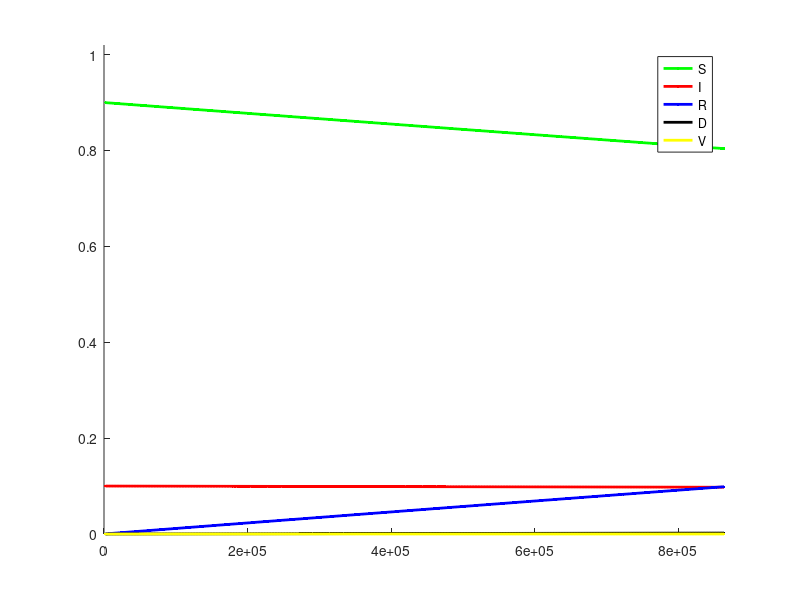

Here is the MATLAB script that generated this plot:
day      = 60*60*24; % Day length (s).
tmax     = day * 10; % Duration of the simulation (s).
clockmax = 400 ;% Number of time steps.
dt = tmax/clockmax ;% Calculates the duration of each time step.


%% 2.5 births per death --> 1/2.5 deaths per birth 
a           = 100/day;             % infectivity 
b           = 0.1/day;             % recovery rate 
betaHealth  = .001/day;     % birthrate for healthy
betaInf     = betaHealth* (1/4)  ;% birthrate for ill 
deltaHealth = 1/2.5 * betaHealth; 
deltaInf    = deltaHealth* (5);      % death rate for infected individuals 
rv          = .00/day;

%% Note that betaInf < betaHealth | deltaInf > deltaHealth | 
% ... betaHealth > deltaHealth | deltaInf > betaInf

N = 1000    ;% Total population
I = 100     ;% Infected
S = N - I   ;% Susceptible 
R = 0       ;% Recovered
D = 0       ;% Deceased
V = 0       ;% Vaccinated

tsave = zeros(1,clockmax);
Ssave = zeros(1,clockmax);
Isave = zeros(1,clockmax);
Rsave = zeros(1,clockmax);
Dsave = zeros(1,clockmax);
Vsave = zeros(1,clockmax);
Nsave = zeros(1,clockmax);


figure;
hold on;

hS = plot(0, S, 'g', 'linewidth', 2);
hI = plot(0, I, 'r', 'linewidth', 2);
hR = plot(0, R, 'b', 'linewidth', 2);
hD = plot(0, D, 'k', 'linewidth', 2);
hV = plot(0, V, 'y', 'linewidth', 2);
hN = plot(0, N, 'm', 'linewidth', 2);


drawnow

legend({'S','I','R', 'D', 'V'},'Location','northeast')

axis([0, tmax, 0, 1.02])
%% ds/dt = -a(ptrans)*S + betaHealth*S + betaInf*I - deltaHealth*S
%% di/dt = a(ptrans)*S - betaInf*I - deltaInf*S
%% N = S + I + R 
for clock=1:clockmax
    t = clock*dt; % Updates current time

    ptrans = I/N;
    % Calculates new cases of I, R and D
    if S > 0
        newI    = dt * a * ptrans;
        Sbirths = dt * betaHealth * S;
        Sdie    = dt * deltaHealth* S;
        Ibirths = dt * betaInf*I;
        newV    = dt * rv * S;
    else
        newI = 0;
        newV = 0;
    end
    if I > 0
        newR = dt*b*I;
        newD = dt*deltaInf*I;
    else
        newR = 0;
        newD = 0;
    end
    
    % Calculate final values of variables
    S = S - newI + Sbirths + Ibirths - Sdie - newV;
    I = I + newI - newR    - newD;
    R = R + newR;
    D = D + newD;
    V = V + newV;
    N = S + I + R + V;
    
    % Update tsave, Ssave, Isave, Rsave, Dsave
    tsave(clock) = t; 
    Ssave(clock) = S/N;
    Isave(clock) = I/N;
    Rsave(clock) = R/N;
    Dsave(clock) = D/N;
    Vsave(clock) = V/N;
    % Nsave(clock) = N;

    check = (S+I+R+V) / N
    % Update the plots
    set(hS, 'XData', tsave(1:clock), 'YData', Ssave(1:clock));
    set(hI, 'XData', tsave(1:clock), 'YData', Isave(1:clock));
    set(hR, 'XData', tsave(1:clock), 'YData', Rsave(1:clock));
    set(hD, 'XData', tsave(1:clock), 'YData', Dsave(1:clock));
    set(hV, 'XData', tsave(1:clock), 'YData', Vsave(1:clock));

    % set(hN, 'XData', tsave(1:clock), 'YData', Nsave(1:clock));

    
    drawnow update; % Update the plot
end
